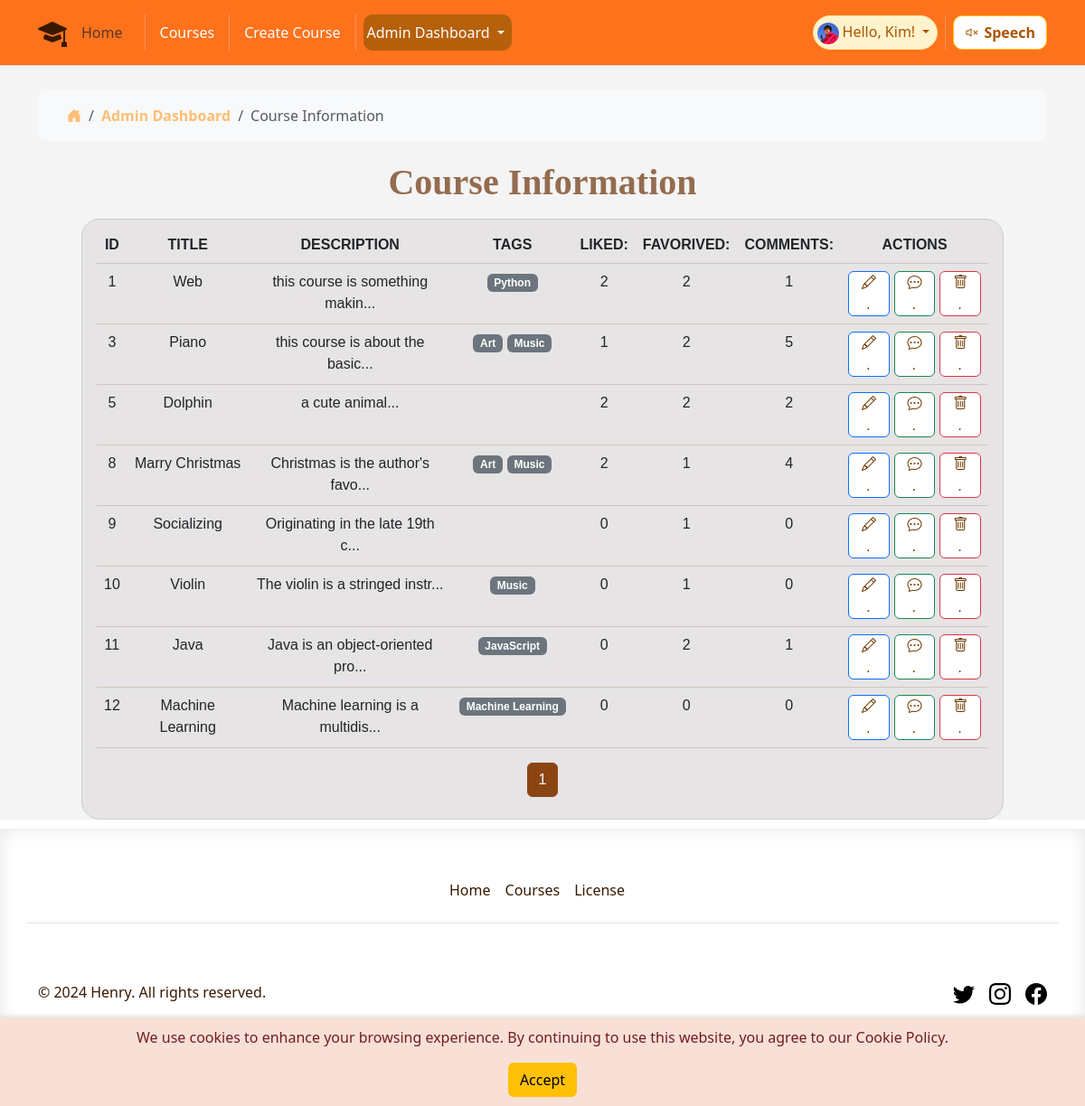
The page /course_record (signed in) on the database as committed earlier.
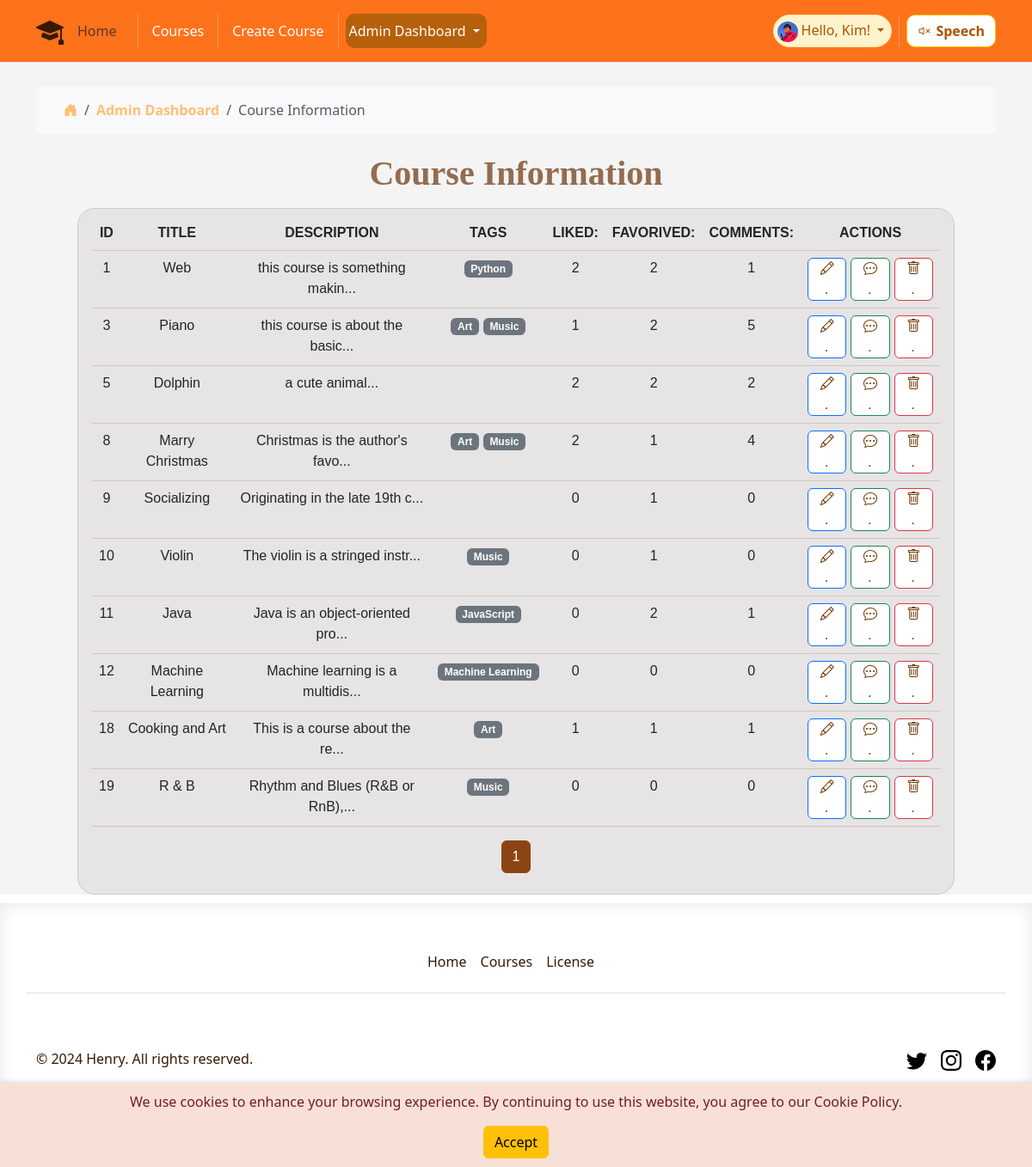
The same page on the database as committed later.
### app/models.py (models this page shows, shortened)
class User(UserMixin, db.Model):
    id = db.Column(db.Integer, primary_key=True)
    username = db.Column(db.String(64), unique=True, nullable=False)
    email = db.Column(db.String(120), unique=True, nullable=False)
    password_hash = db.Column(db.String(128))
    joined_at = db.Column(db.DateTime, default=datetime.utcnow)
    role = db.Column(db.String(64), default='student')
    favorited_courses = db.relationship('Course',
                                        secondary=favorites,
                                        lazy='dynamic',
                                        backref=db.backref('favorited_by',
                                                           lazy='dynamic'))

class Course(db.Model):
    id = db.Column(db.Integer, primary_key=True)
    title = db.Column(db.String(100), nullable=False)
    description = db.Column(db.Text)
    created_at = db.Column(db.DateTime, default=datetime.utcnow)
    updated_at = db.Column(
        db.DateTime, default=datetime.utcnow, onupdate=datetime.utcnow)
    likes_count = db.Column(db.Integer, default=0)
    video_url = db.Column(db.String(255))
    image_url = db.Column(db.String(255))
    liked_by = db.relationship('User',
                               secondary='likes', lazy='dynamic',
                               backref=db.backref('liked_courses',
                                                  lazy='dynamic'))
    tags = db.relationship('Tag',
                           secondary=course_tags,
                           lazy='dynamic',
                           backref=db.backref('courses', lazy='dynamic'))
    comments = db.relationship('Comment', backref='course', lazy='dynamic')

class Tag(db.Model):
    id = db.Column(db.Integer, primary_key=True)
    name = db.Column(db.String(50), unique=True, nullable=False)
    description = db.Column(db.String(200), nullable=True)

### app/routes.py (the view)
@main.route('/course_record', methods=['GET'])
@role_required('manager')
def course_record():
    current_app.logger.info('Entering course_record')
    page = request.args.get('page', 1, type=int)
    per_page = 10
    pagination = Course.query.paginate(
        page=page, per_page=per_page, error_out=False)
    courses = pagination.items
    current_app.logger.info('Exiting course_record')
    return render_template('course_record.html', courses=courses,
                           pagination=pagination)

### app/models.py (called while the page is built)
@login_manager.user_loader
def load_user(id):
    return User.query.get(int(id))

### app/routes.py (called while the page is built)
def role_required(*required_roles):
    def decorator(f):
        @wraps(f)
        def decorated_function(*args, **kwargs):
            current_app.logger.info(
                f'Checking role for user {current_user.username}')
            if not current_user.is_authenticated:
                current_app.logger.warning(
                    f'User {current_user.username} is not authenticated')
                abort(403)
            if current_user.role not in required_roles:
                current_app.logger.warning(
                    f'User {current_user.username} does not have '
                    f'required roles: {required_roles}')
                abort(403)
            return f(*args, **kwargs)
        return decorated_function
    return decorator

### app/templates/course_record.html (shortened to what this page needs)
{% extends 'base.html' %}
{% block content %}
<div class="container tittle-box">
    <nav aria-label="breadcrumb">
        <ol class="breadcrumb breadcrumb-chevron p-3 bg-body-tertiary rounded-3">
            <li class="breadcrumb-item">
                <a class="link-body-emphasis" href="">
                    <svg class="bi" width="16" height="16">
                        <i class="bi bi-house-door-fill"></i>
                    </svg>
                </a>
            </li>
            <li class="breadcrumb-item">
                <a class="link-body-emphasis fw-semibold text-decoration-none" href="#">Admin Dashboard</a>
            </li>
            <li class="breadcrumb-item active" aria-current="page">
                Course Information
            </li>
        </ol>
    </nav>
</div>
<div class="fancy-tittle">Course Information</div>
<div class="container-fluid px-3 py-2 table-responsive table-box">
    {% if courses %}
    <table class="table table-line">
        <thead class="theadstyle">
            <tr class="text-uppercase">
                <th>ID</th>
                <th>Title</th>
                <th>Description</th>
                <th>Tags</th>
                <th>Liked:</th>
                <th>Favorived:</th>
                <th>Comments:</th>
                <th>Actions</th>
            </tr>
        </thead>
        <tbody>
            {% for course in courses %}
            <tr>
                <td class="form-omi">{{ course.id }}</td>
                <td class="form-omi">{{ course.title }}</td>
                <td class="form-omi">{{ course.description[:30] }}...</td>
                <td class="form-omi">
                    {% if course.tags %}
                    {% for tag in course.tags %}
                    <span class="badge bg-secondary">{{ tag.name }}</span>
                    {% endfor %}
                    {% else %}
                    <span class="badge bg-light">No tags</span>
                    {% endif %}
                </td>
                <td class="form-omi">{{ course.likes_count }}</td>
                <td class="form-omi">{{ course.favorited_by.count() }}</td>
                <td class="form-omi">{{ course.comments.count() }}</td>
                <td>
                    <div class="fun-button">
                        <form action="{{ url_for('main.edit_course', course_id=course.id) }}" method="GET">
                            <button type="submit" class="btn btn-primary">
                                <i class="bi bi-pencil">.</i>
                            </button>
                        </form>
                        <form action="{{ url_for('main.course_comments', course_id=course.id) }}" method="GET">
                            <button type="submit" class="btn btn-success">
                                <i class="bi bi-chat-dots">.</i>
                            </button>
                        </form>
                        <form action="{{ url_for('main.delete_course', course_id=course.id) }}" method="POST"
                            style="display:inline;">
                            <button type="submit" class="btn btn-danger"
                                onclick="return confirm('Are you sure you want to delete this course?');">
                                <i class="bi bi-trash">.</i>
                            </button>
                        </form>
                    </div>
                </td>
            </tr>
            {% endfor %}
        </tbody>
    </table>
    <nav aria-label="Page navigation">
        <ul class="pagination justify-content-center">
            {% for page_num in pagination.iter_pages() %}
            <li class="page-item {% if page_num == pagination.page %}active{% endif %}">
                <a class="page-link" href="{{ url_for('main.course_record', page=page_num) }}">{{ page_num }}</a>
            </li>
            {% endfor %}
        </ul>
    </nav>
    {% else %}
    <h1>No courses found.</h1>
    {% endif %}
</div>
{% endblock %}

### app/templates/base.html (shortened to what this page needs)
<!DOCTYPE html>
<html lang="en">
<head>
    <link rel="stylesheet" href="{{ url_for('static', filename='bootstrap/css/bootstrap.min.css') }}">
    <link rel="stylesheet" href="{{ url_for('static', filename='css/style.css') }}">
    <link rel="stylesheet" href="https://cdn.jsdelivr.net/npm/bootstrap-icons@1.10.0/font/bootstrap-icons.css">
</head>
<body onload=getD1()>
    <header class="p-3 mb-3 border-bottom fixed-top  ">
        <div class="container">
            <div class="d-flex flex-wrap align-items-center justify-content-center justify-content-lg-start">
                <a href="{{ url_for('main.index') }}"
                    class="d-flex align-items-center mb-2 mb-lg-0 link-body-emphasis text-decoration-none">
                    <i class="bi bi-mortarboard-fill logo" role="img"></i>
                </a>
                <ul class="nav col-12 col-lg-auto me-lg-auto mb-2 justify-content-center mb-md-0">
                    <li>
                        <a class="nav-link active text-muted" aria-current="page"
                            href="{{ url_for('main.index') }}">Home</a>
                    </li>
                    <li class="nav-item">
                    </li>
                    <li><a class="nav-link px-2 link-body-emphasis" href="{{ url_for('main.courses') }}">Courses</a>
                    </li>
                    {% if current_user.is_authenticated %}
                    {% if current_user.role== "teacher" or current_user.role == "manager" %}
                    <li class="nav-item">
                    </li>
                    <li><a class="nav-link px-2 link-body-emphasis" href="{{ url_for('main.create_course') }}">Create
                            Course</a>
                    </li>
                    {% endif %}
                    {% if current_user.role== "manager" %}
                    <li class="nav-item">
                    </li>
                    <div class="dropdown d-flex align-items-center p-1 pe-2  nav-drop admin-nav">
                        <a href="#" class="d-block link-body-emphasis text-decoration-none dropdown-toggle"
                            data-bs-toggle="dropdown" aria-expanded="false">
                            Admin Dashboard
                        </a>
                    </div>
                    {% endif %}
                    {% endif %}
                </ul>
                <div class="text-end d-flex ">
                    {% if current_user.is_authenticated %}
                    <div
                        class="dropdown text-endbadge d-flex align-items-center p-1 pe-2 text-warning-emphasis bg-warning-subtle border border-warning-subtle rounded-pill nav-drop">
                        <a href="#" class="d-block link-body-emphasis text-decoration-none dropdown-toggle"
                            data-bs-toggle="dropdown" aria-expanded="false">
                            <img class="rounded-circle me-1" width="24" height="24"
                                src="{{url_for('static', filename= 'image/user.jpg')}}" alt="">Hello, {{
                            current_user.username
                            }}!
                        </a>
                    </div>
                    {% else %}
                    <a class="nav log-button" href="{{ url_for('main.login_register') }}">Login</a>
                    {% endif %}
                    <li class="nav-item">
                    </li>
                    <div class=" text-end ">
                        <button id="readPage" class="btn btn-warning read-button">
                            <i id="speakerIcon" class="bi bi-volume-mute"></i>Speech
                        </button>
                    </div>
                </div>
            </div>
        </div>
    </header>
    <div id="cookie-warning" class="cookie-warning">
        <p>We use cookies to enhance your browsing experience. By continuing to use this website, you agree to our
            Cookie
            Policy.</p>
        <button id="accept-cookie" class="btn btn-warning">Accept</button>
    </div>
    <div class="main-box main-color ">
        {% block content %}{% endblock %}
    </div>
    <button onclick="topFunction()" id="movetop" title="Go to top" class="top_bottom">
    </button>
    <div class="footer-colour theme-font">
        <div class="container ">
            <footer class="py-5">
                <div class="row ">
                    <ul class="nav justify-content-center border-bottom pb-3 mb-3">
                        <li class="nav-item"><a href="{{ url_for('main.index') }}"
                                class="nav-link px-2 text-body-secondary">Home</a></li>
                        <li class="nav-item"><a href="{{ url_for('main.courses') }}"
                                class="nav-link px-2 text-body-secondary">Courses</a></li>
                        <li class="nav-item"><a href="https://www.cac.gov.cn/2017-06/01/c_1121068451.htm"
                                class="nav-link px-2 text-body-secondary" target="_blank">License</a></li>
                    </ul>
                </div>
                <div class="d-flex flex-column flex-sm-row justify-content-between py-4 my-4 ">
                    <p>&copy; 2024 Henry. All rights reserved.</p>
                    <ul class="list-unstyled d-flex">
                        <li class="ms-3 "><a class="link-body-emphasis" href="https://x.com/?lang=zh"
                                aria-label="Twitter" target="_blank"><svg class="bi" width="24" height="24">
                                    <use xlink:href="#twitter" />
                                </svg></a></li>
                        <li class="ms-3"><a class="link-body-emphasis" href="https://www.instagram.com"
                                aria-label="Instagram" target="_blank"><svg class="bi" width="24" height="24">
                                    <use xlink:href="#instagram" />
                                </svg></a></li>
                        <li class="ms-3"><a class="link-body-emphasis"
                                href="https://www.facebook.com/login/?next=https%3A%2F%2Fwww.facebook.com%2F%3Flocale%3Dzh_CN"
                                aria-label="Facebook" target="_blank"><svg class="bi" width="24" height="24">
                                    <use xlink:href="#facebook" />
                                </svg></a></li>
                    </ul>
                </div>
            </footer>
        </div>
    </div>
</body>
</html>

### app/static/css/style.css (style rules this page uses)
* { margin: 0; padding: 0; text-decoration: none !important; list-style: none; }
a { color: rgb(255, 190, 116); text-decoration: none; cursor: pointer; }
.theme-font { color: rgb(56, 25, 0); }
.main-color { background-color: rgba(0, 0, 0, 0.043); }
.cookie-warning { position: fixed; bottom: 0; width: 100%; background-color: #f8e0d7; color: #721c24; text-align: center; padding: 10px; box-shadow: 0 -2px 5px rgba(0, 0, 0, 0.1); z-index: 1000; }
.logo { font-size: 2rem; line-height: 100%; color: rgb(56, 25, 0); }
header { background-color: rgba(255, 98, 0, 0.885) !important; }
header a { color: white !important; }
.nav-drop a { color: rgb(172, 83, 0) !important; }
.admin-nav { text-align: center; color: white; background-color: rgba(158, 89, 5, 0.745) !important; border-radius: 10px; }
.admin-nav a { color: white !important; }
.fixed-top { position: fixed; top: 0; right: 0; left: 0; z-index: 1030; }
.read-button { font-weight: bold; border-radius: 10px; background-color: #ffffff; color: rgb(172, 83, 0); }
.read-button i { font-weight: bold; padding-right: 5px; font-size: 100%; color: rgb(172, 83, 0); }
.main-box { padding-top: 70px; min-height: 100vh; }
.table-box { text-align: center; width: 85%; margin: 0 auto; padding: 20px; box-shadow: 0 2 4px rgba(0, 0, 0, 0.1); border: 1px solid #ccc; font-family: 'Gill Sans', 'Gill Sans MT', Calibri, 'Trebuchet MS', sans-serif; border-radius: 20px; margin-bottom: 10px; background-color: #e6e4e4; }
.table-line tbody tr td { min-height: 70px; height: auto; }
.table { border-color: #a98a7358; }
.top_bottom { width: 40px; height: 40px; background: rgba(255, 106, 0, 0.778); font-size: 2rem; line-height: 30px; text-align: center; color: rgb(255, 255, 255); position: fixed; bottom: 50px; right: 50px; border: #00ae3a00 2px solid; border-radius: 50%; }
.fun-button { display: flex; justify-content: center; text-align: center; gap: 5px; }
.fun-button form button { padding-top: 0px; padding-bottom: 0px; color: #6d3800; background-color: white; }
.table-responsive { overflow-x: auto; -webkit-overflow-scrolling: touch; }
.footer-colour { border-top: #03ffbc; box-shadow: inset 0 0 20px rgba(0, 0, 0, 0.1); }
.footer-colour a { color: rgb(56, 25, 0) !important; }
.tittle-box { padding-top: 30px; }
.fancy-tittle { display: flex; text-align: center; justify-content: center; font-family: cursive; font-weight: 600; font-size: 2.5rem; color: #682f04b0; margin-bottom: 10px; }
.pagination .page-item.active .page-link { background-color: #8B4513; border-color: #8B4513; color: white; }
.pagination .page-link { color: #8B4513; }

Rows that differ between the two databases and show on the page:
added Course: id "18", title "Cooking and Art", description "This is a course about the re", likes_count "1", favorited_by.count "1", comments.count "1", Tag (name "Art")
added Course: id "19", title "R & B", description "Rhythm and Blues (R&B or RnB),", likes_count "0", favorited_by.count "0", comments.count "0", Tag (name "Music")
